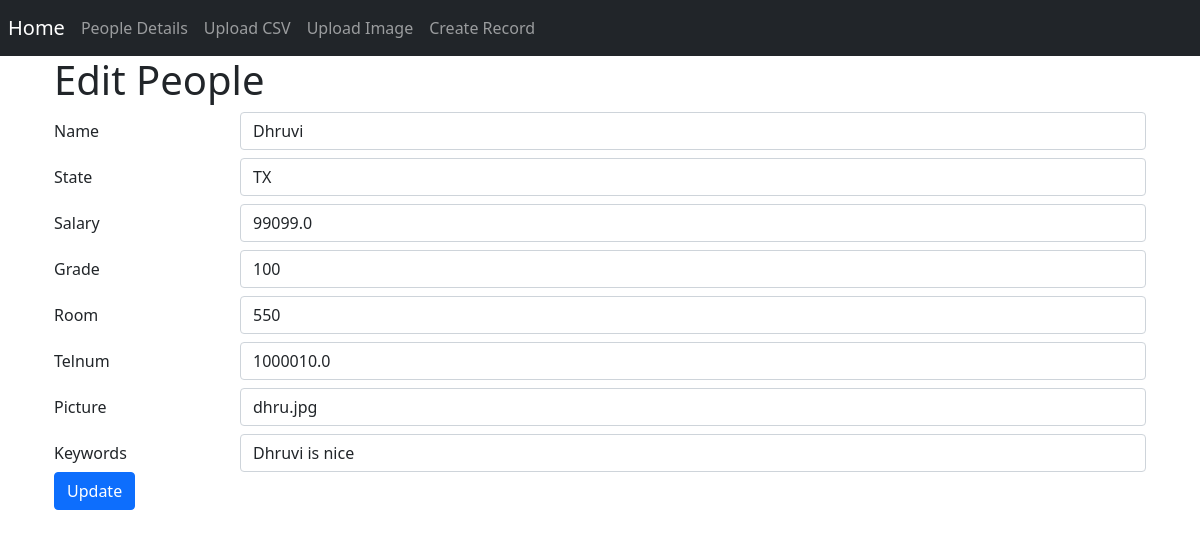
Page /update/21 on the committed database.
### app.py (models this page shows)
class People(db.Model):
    __tablename__ = 'Price_History'
    __table_args__ = {'sqlite_autoincrement': True}
    id = db.Column(db.Integer, primary_key=True)
    name = db.Column(db.String(50),nullable=False)
    state = db.Column(db.String(2),nullable=True)
    salary = db.Column(db.Float,nullable=True)
    grade = db.Column(db.Integer,nullable=True)
    room = db.Column(db.Integer,nullable=True)
    telnum = db.Column(db.String(10),nullable=True)
    picture = db.Column(db.String(50),nullable=True)
    keywords = db.Column(db.String(250),nullable=True)

### app.py (the view, shortened to what this page needs)
@app.route('/update/<int:id>',methods=['GET','POST'])
def update(id):
    people_to_update = People.query.get_or_404(id)
    return render_template('update_people.html',people=people_to_update,id=id)

### templates/update_people.html (shortened to what this page needs)
{%extends 'base.html'%}
{%block body%}
<div class="container">
    <h1>Edit People</h1>
    <form method="POST" action="/update/{{id}}">
        <div class="form-group row mt-2">
            <label for="name" class="col-sm-2 col-form-label">Name</label>
            <div class="col-sm-10">
                <input type="text" class="form-control" id="name" name="name" value="{{people.name}}" required>
            </div>
        </div>
        <div class="form-group row mt-2">
            <label for="state" class="col-sm-2 col-form-label">State</label>
            <div class="col-sm-10">
                <input type="text" class="form-control" id="state" name="state" value="{{people.state}}">
            </div>
        </div>
        <div class="form-group row mt-2">
            <label for="salary" class="col-sm-2 col-form-label">Salary</label>
            <div class="col-sm-10">
                <input type="number" step="0.01" class="form-control" name="salary" id="salary" value={{people.salary}}>
            </div>
        </div>
        <div class="form-group row mt-2">
            <label for="grade" class="col-sm-2 col-form-label">Grade</label>
            <div class="col-sm-10">
                <input type="number" step="1" class="form-control" name="grade" id="grade" value={{people.grade}}>
            </div>
        </div>
        <div class="form-group row mt-2">
            <label for="room" class="col-sm-2 col-form-label">Room</label>
            <div class="col-sm-10">
                <input type="number" step="1" class="form-control" name="room" id="room" value={{people.room}}>
            </div>
        </div>
        <div class="form-group row mt-2">
            <label for="telnum" class="col-sm-2 col-form-label">Telnum</label>
            <div class="col-sm-10">
                <input type="tel" class="form-control" id="telnum" name="telnum" value="{{people.telnum}}">
            </div>
        </div>
        <div class="form-group row mt-2">
            <label for="picture" class="col-sm-2 col-form-label">Picture</label>
            <div class="col-sm-10">
                <input type="text" class="form-control" id="picture" name="picture" value="{{people.picture}}">
            </div>
        </div>
        <div class="form-group row mt-2">
            <label for="keywords" class="col-sm-2 col-form-label">Keywords</label>
            <div class="col-sm-10">
                <input type="text" class="form-control" id="keywords" name="keywords" value="{{people.keywords}}">
            </div>
        </div>
        <button class="btn btn-primary" type="submit">Update</button>
    </form>
</div>
{%endblock body%}

### rows in the picture
People: name "Dhruvi", state "TX", salary "99099.0", grade "100", room "550", telnum "1000010.0", picture "dhru.jpg", keywords "Dhruvi is nice"
